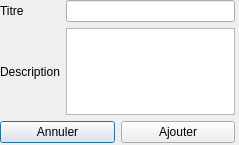
<?xml version="1.0" encoding="UTF-8"?>
<ui version="4.0">
 <class>CreateRelation</class>
 <widget class="QDialog" name="CreateRelation">
  <property name="geometry">
   <rect>
    <x>0</x>
    <y>0</y>
    <width>239</width>
    <height>145</height>
   </rect>
  </property>
  <property name="windowTitle">
   <string>Dialog</string>
  </property>
  <widget class="QWidget" name="">
   <property name="geometry">
    <rect>
     <x>0</x>
     <y>0</y>
     <width>235</width>
     <height>143</height>
    </rect>
   </property>
   <layout class="QGridLayout" name="gridLayout_2">
    <item row="0" column="0">
     <layout class="QGridLayout" name="gridLayout">
      <item row="0" column="0">
       <widget class="QLabel" name="label">
        <property name="text">
         <string>Titre</string>
        </property>
       </widget>
      </item>
      <item row="0" column="1">
       <widget class="QLineEdit" name="title"/>
      </item>
      <item row="1" column="0">
       <widget class="QLabel" name="label_2">
        <property name="text">
         <string>Description</string>
        </property>
       </widget>
      </item>
      <item row="1" column="1">
       <widget class="QTextEdit" name="description"/>
      </item>
     </layout>
    </item>
    <item row="1" column="0">
     <layout class="QHBoxLayout" name="horizontalLayout">
      <item>
       <widget class="QPushButton" name="cancel">
        <property name="text">
         <string>Annuler</string>
        </property>
       </widget>
      </item>
      <item>
       <widget class="QPushButton" name="ok">
        <property name="text">
         <string>Ajouter</string>
        </property>
       </widget>
      </item>
     </layout>
    </item>
   </layout>
  </widget>
 </widget>
 <resources/>
 <connections/>
</ui>
